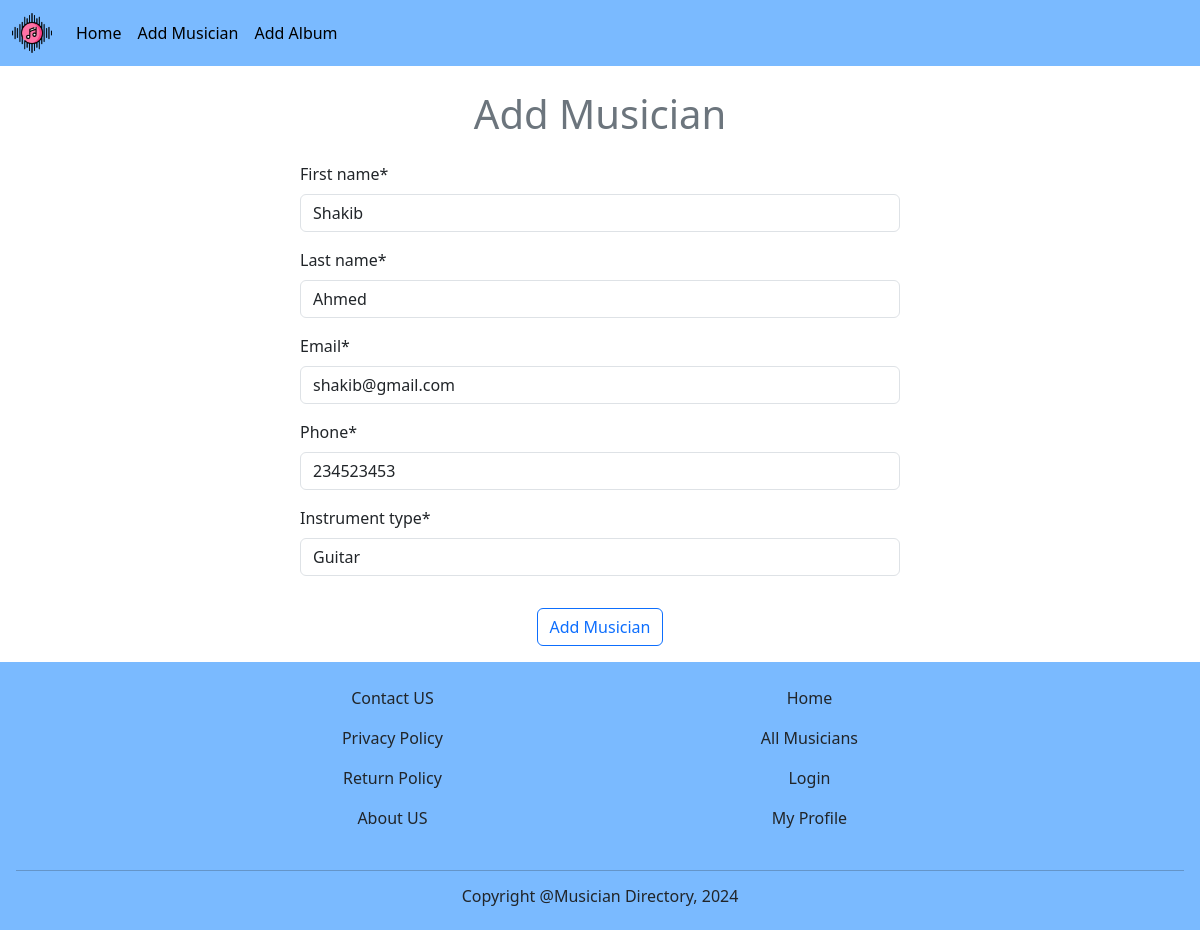
The page /musician/edit/1 on the database its author committed.
### musician/models.py (models this page shows, shortened)
class MusicianModel(models.Model):
    first_name = models.CharField(max_length=15)
    last_name = models.CharField(max_length=15)
    email = models.EmailField()
    phone = models.CharField(max_length=16)
    instrument_type = models.CharField(max_length=30)

### musician/views.py (the view)
# urls.py: path('edit/<int:id>', views.edit_musician, name='edit_musician'),
def edit_musician(request, id):
    m = MusicianModel.objects.get(pk = id)
    form = MusicianForm(instance=m)
    if request.method == 'POST':
        form = MusicianForm(request.POST, instance=m)
        if form.is_valid():
            form.save()
            return redirect('home')
    return render(request, 'musician/add_musician.html', {'form' : form})

### musician/forms.py
class MusicianForm(forms.ModelForm):
    class Meta:
        model = MusicianModel
        fields = "__all__"

### musician/templates/musician/add_musician.html (shortened to what this page needs)
{% extends "base.html" %}
{% load crispy_forms_tags %}
{% block content %}
<h1 class="text-center text-secondary m-4">Add Musician</h1>
<form method="post" style="width: 50%; margin: auto;">
    {{ form | crispy }}
    <div class="d-flex justify-content-center p-3">
        <input type="submit" value="Add Musician" class="btn btn-outline-primary">
    </div>
</form>
{% endblock content %}

### rows shown on the page
MusicianModel: first_name "Shakib", last_name "Ahmed", email "shakib@gmail.com", phone "234523453", instrument_type "Guitar"
